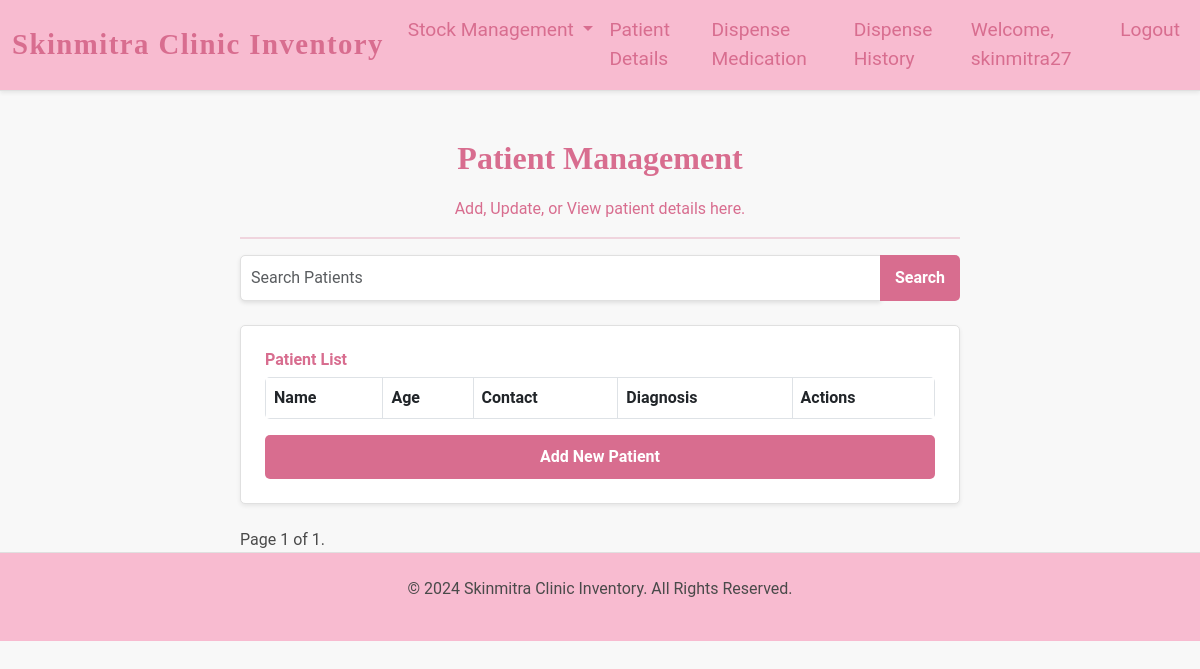
/patient_details/ (signed in), run on an earlier commit of the app's database.
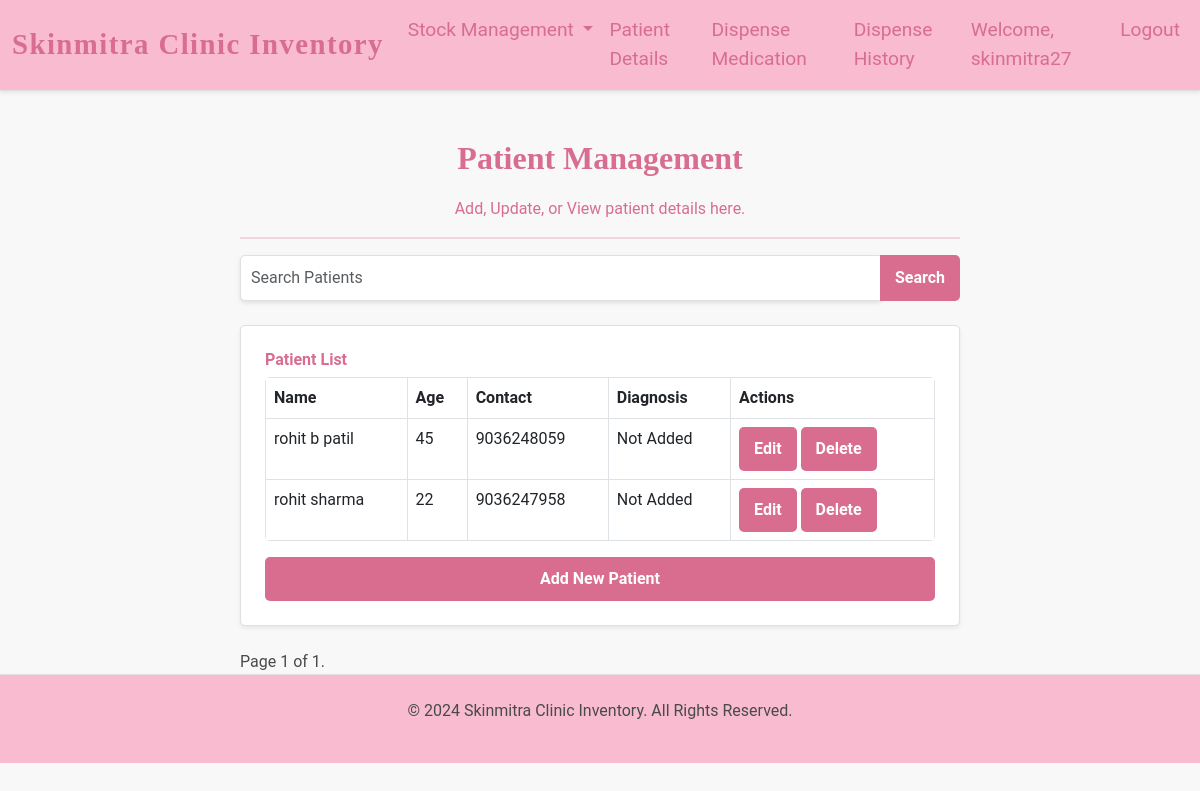
And on a later commit of the database.
### inventory/models.py (models this page shows, shortened)
class Patient(models.Model):
    name = models.CharField(max_length=255)
    age = models.IntegerField()
    contact = models.CharField(max_length=15, blank=True, null=True)
    diagnosis = models.TextField(blank=True, null=True)

### inventory/views.py (the view)
# urls.py: path('patient_details/', views.patient_details, name='patient_details'),
@login_required
def patient_details(request):
    search_query = request.GET.get('search')
    if search_query:
        patients = Patient.objects.filter(
            Q(name__icontains=search_query) |
            Q(contact__icontains=search_query) |
            Q(diagnosis__icontains=search_query)
        )
    else:
        patients = Patient.objects.all()
    paginator = Paginator(patients, 10)  # Show 10 patients per page
    page_number = request.GET.get('page')
    page_obj = paginator.get_page(page_number)
    return render(request, 'patient_details.html', {'page_obj': page_obj, 'search_query': search_query})

### inventory/templates/patient_details.html (shortened to what this page needs)
{% extends "base.html" %}
{% block content %}
<div class="container mt-5">
    <div class="row justify-content-center">
        <div class="col-md-8">
            <div class="text-center">
                <h1 class="patient-details-heading">Patient Management</h1>
                <p class="lead-text">Add, Update, or View patient details here.</p>
                <hr style="border: 1px solid #d86d8f;">
            </div>
            <form method="GET" action="{% url 'patient_details' %}" class="mb-4">
                <div class="input-group">
                    <input type="text" class="form-control" name="search" placeholder="Search Patients" value="{{ request.GET.search }}">
                    <button class="btn btn-outline-secondary" type="submit">Search</button>
                </div>
            </form>
            <div class="card shadow-sm p-4 mb-4">
                <h3 class="form-label text-primary">Patient List</h3>
                <div class="table-responsive">
                    <table class="table table-bordered">
                        <thead>
                            <tr>
                                <th>Name</th>
                                <th>Age</th>
                                <th>Contact</th>
                                <th>Diagnosis</th>
                                <th>Actions</th>
                            </tr>
                        </thead>
                        <tbody>
                            {% for patient in page_obj %}
                            <tr>
                                <td>{{ patient.name }}</td>
                                <td>{{ patient.age }}</td>
                                <td>{{ patient.contact }}</td>
                                <td>{{ patient.diagnosis|default:"Not Added" }}</td>
                                <td>
                                    <button class="btn btn-warning btn-sm" data-bs-toggle="modal" data-bs-target="#editPatientModal{{ patient.id }}">Edit</button>
                                    <button class="btn btn-danger btn-sm" data-bs-toggle="modal" data-bs-target="#deletePatientModal{{ patient.id }}">Delete</button>
                                </td>
                            </tr>
                            {% endfor %}
                        </tbody>
                    </table>
                </div>
                <button class="btn btn-primary" data-bs-toggle="modal" data-bs-target="#addPatientModal">Add New Patient</button>
            </div>
            <div class="pagination">
                <span class="step-links">
                    <span class="current">
                        Page {{ page_obj.number }} of {{ page_obj.paginator.num_pages }}.
                    </span>
                </span>
            </div>
        </div>
    </div>
</div>
{% endblock %}

What changed in the data, as far as the page shows it:
added Patient: name "rohit b patil", age "45", contact "9036248059", diagnosis "Not Added"
added Patient: name "rohit sharma", age "22", contact "9036247958", diagnosis "Not Added"
